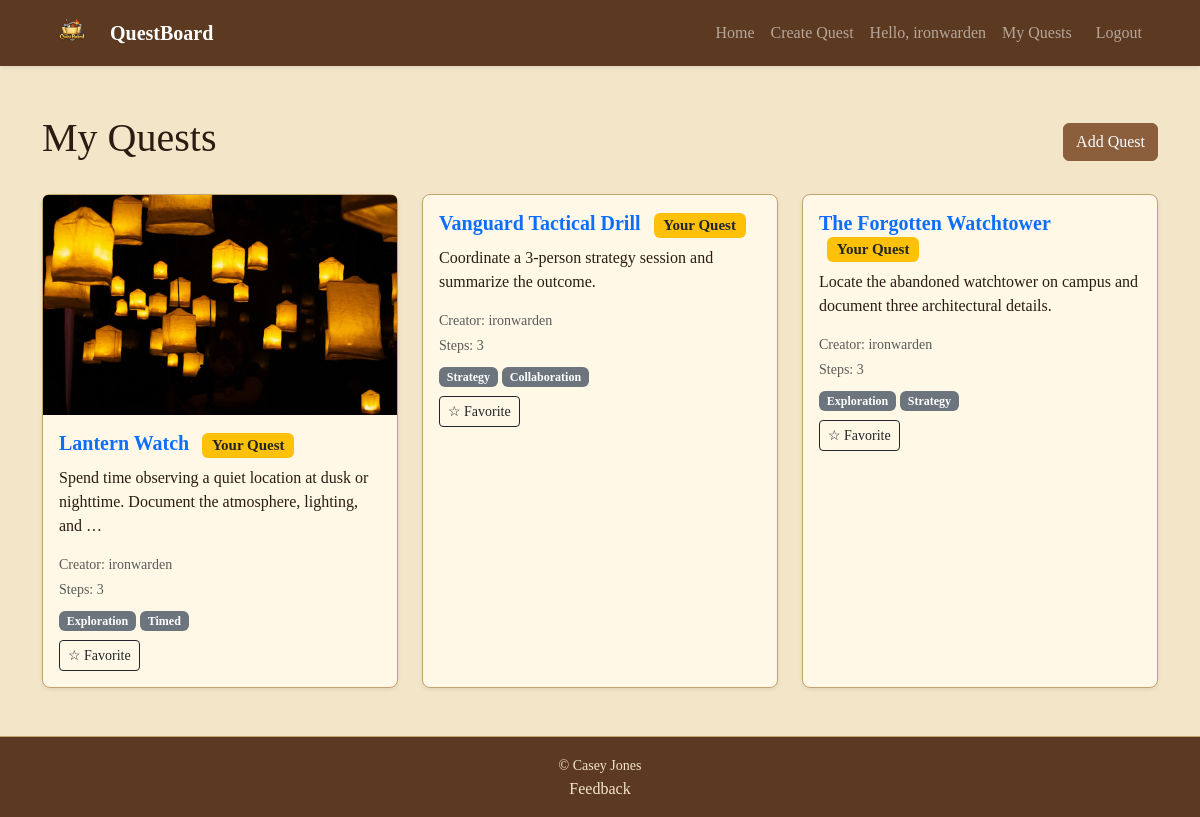
The page /my-quests/ (signed in) on the database its author committed.
### QuestBoardApp/models.py (models this page shows, shortened)
class Quest(models.Model):
    creator = models.ForeignKey(User, on_delete=models.CASCADE, related_name="quests_created")
    parent = models.ForeignKey(
        "self",
        on_delete=models.SET_NULL,
        null=True,
        blank=True,
        related_name="remixes"
    )
    title = models.CharField(max_length=120)
    description = models.TextField()
    image = models.ImageField(upload_to="quest_images/", blank=True, null=True)
    created_at = models.DateTimeField(auto_now_add=True)
    tags = models.ManyToManyField(Tag, blank=True, related_name="quests")

class Tag(models.Model):
    name = models.CharField(max_length=40, unique=True)

### QuestBoardApp/views.py (the view)
# urls.py: path("my-quests/", views.MyQuestListView.as_view(), name="my_quests"),
class MyQuestListView(LoginRequiredMixin, ListView):
    model = Quest
    template_name = "QuestBoardApp/my_quests.html"
    context_object_name = "quests"
    def get_queryset(self):
        return Quest.objects.filter(creator=self.request.user).order_by("-created_at")

### QuestBoardApp/templates/QuestBoardApp/my_quests.html (shortened to what this page needs)
{% extends "base.html" %}
{% block content %}
<div class="d-flex justify-content-between align-items-center mb-4">
    <h1>My Quests</h1>
    <a href="{% url 'create_quest' %}" class="btn btn-primary">Add Quest</a>
</div>
<div class="row g-4">
    {% for quest in quests %}
        <div class="col-md-4">
            <div class="card h-100 shadow-sm">
                {% if quest.image %}
                    <img src="{{ quest.image.url }}" class="card-img-top" alt="{{ quest.title }}" style="height: 220px; object-fit: cover;">
                {% endif %}
                <div class="card-body">
                    <h5 class="card-title">
                        <a href="{% url 'quest_detail' quest.pk %}" class="text-decoration-none">
                            {{ quest.title }}
                        </a>
                        <span class="badge bg-warning text-dark ms-2">Your Quest</span>
                    </h5>
                    <p class="card-text">{{ quest.description|truncatechars:100 }}</p>
                    <p class="small text-muted mb-1">Creator: {{ quest.creator.username }}</p>
                    <p class="small text-muted mb-2">Steps: {{ quest.steps.count }}</p>
                    <div class="mb-2">
                        {% for tag in quest.tags.all %}
                            <span class="badge bg-secondary">{{ tag.name }}</span>
                        {% empty %}
                            <span class="text-muted small">No tags</span>
                        {% endfor %}
                    </div>
                    {% if quest.id in favorites %}
                        <a href="{% url 'toggle_favorite' quest.pk %}" class="btn btn-sm btn-warning">
                            ★ Favorited
                        </a>
                    {% else %}
                        <a href="{% url 'toggle_favorite' quest.pk %}" class="btn btn-sm btn-outline-dark">
                            ☆ Favorite
                        </a>
                    {% endif %}
                </div>
            </div>
        </div>
    {% endfor %}
</div>
{% endblock %}

### templates/base.html (shortened to what this page needs)
{% load static %}
{% load django_bootstrap5 %}
<!DOCTYPE html>
<html lang="en">
  <head>
    <link href="https://cdn.jsdelivr.net/npm/bootstrap@5.3.2/dist/css/bootstrap.min.css" rel="stylesheet" />
    <link rel="stylesheet" href="{% static 'QuestBoardApp/styles.css' %}" />
  </head>
  <body class="d-flex flex-column min-vh-100">
    <nav class="navbar navbar-expand-lg navbar-dark bg-dark shadow-sm">
    <div class="container">
        <a class="navbar-brand d-flex align-items-center" href="{% url 'index' %}">
            <img src="{% static 'QuestBoardApp/logo.png' %}" alt="QuestBoard Logo" height="40" class="me-2">
            <span class="fw-bold">QuestBoard</span>
        </a>
        <div class="collapse navbar-collapse justify-content-end" id="navbarNav">
            <ul class="navbar-nav">
                <li class="nav-item">
                    <a class="nav-link" href="{% url 'index' %}">Home</a>
                </li>
                {% if user.is_authenticated %}
                    <li class="nav-item">
                        <a class="nav-link" href="{% url 'create_quest' %}">Create Quest</a>
                    </li>
                    <li class="nav-item">
                        <span class="nav-link">Hello, {{ user.username }}</span>
                    </li>
                    <li class="nav-item">
                        <a class="nav-link" href="{% url 'my_quests' %}">My Quests</a>
                    </li>
                    <li class="nav-item">
                        <form method="post" action="{% url 'logout' %}" class="d-inline">
                            <button type="submit" class="btn btn-link nav-link" style="display:inline; padding: 8px 16px; border: none;">
                                Logout
                            </button>
                        </form>
                    </li>
                {% endif %}
            </ul>
        </div>
    </div>
</nav>
    <main class="container my-5 flex-grow-1">
      {% block content %}
      {% endblock %}
    </main>
    <footer class="text-center py-3 mt-auto border-top">
      <small>&copy; {{ now|date:'Y' }} Casey Jones</small>
      <a class="nav-link" href="{% url 'feedback' %}">Feedback</a>
    </footer>
  </body>
</html>

### QuestBoardApp/static/QuestBoardApp/styles.css (style rules this page uses)
:root { --bs-primary: #8b5e3c; --bs-secondary: #5c3a21; --bs-success: #6c8b3c; --bs-danger: #9c2f2f; --bs-warning: #c99a2e; --bs-info: #7b6a4f; --bs-light: #f3e5c8; --bs-dark: #2c1b12; --bs-body-bg: #f3e5c8; --bs-body-color: #2c1b12; --bs-border-color: #c4a373; }
body { background-color: var(--bs-body-bg); color: var(--bs-body-color); font-family: "Georgia", serif; background-image: url('/static/QuestBoardApp/parchment-paper.png'); background-size: cover; }
.navbar { background-color: #5c3a21 !important; }
.card { background-color: #fff8e7; border: 1px solid #c4a373; border-radius: 8px; }
.card-title { font-weight: bold; }
.btn-primary { background-color: #8b5e3c; border-color: #8b5e3c; }
footer { background-color: #5c3a21; color: #f3e5c8; }

### rows shown on the page
Quest: image (picture), title "Lantern Watch", description "Spend time observing a quiet location at dusk or nighttime. Document the atmosphere, lighting, and …", creator.username "ironwarden", steps.count "3", shows "☆ Favorite"
Tag: name "Exploration"
Tag: name "Timed"
Quest: title "Vanguard Tactical Drill", description "Coordinate a 3-person strategy session and summarize the outcome.", creator.username "ironwarden", steps.count "3", shows "☆ Favorite"
Tag: name "Strategy"
Tag: name "Collaboration"
Quest: title "The Forgotten Watchtower", description "Locate the abandoned watchtower on campus and document three architectural details.", creator.username "ironwarden", steps.count "3", shows "☆ Favorite"

### other values the page prints
{{ user.username }} "ironwarden"
